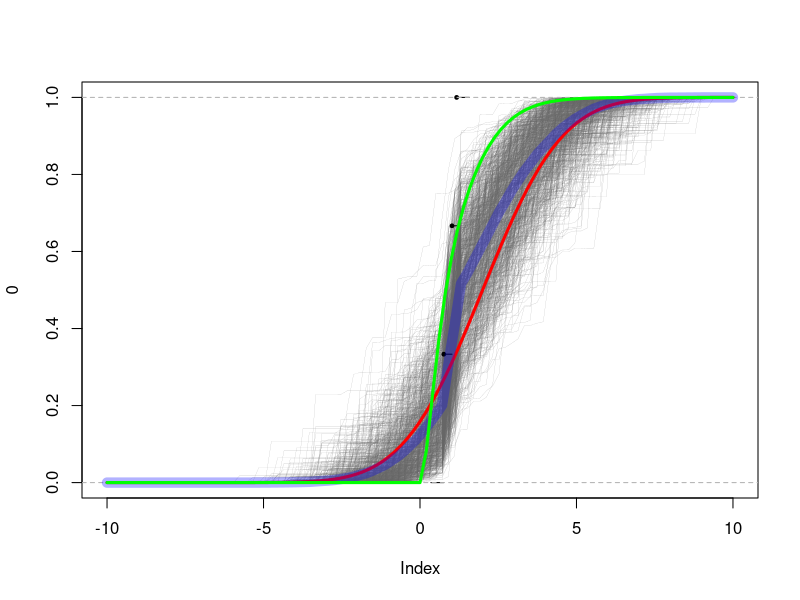

Write R code to recreate this figure.
rdir <- function(N,a) {
  k <- length(a)
  x <- matrix(rgamma(k*N, a, 1), N, k, byrow=T)
  rowsums <- x %*% rep(1,k)
  x / as.vector(rowsums)
}

# Using the dirichlet distribution from gamma's
dp <- function(N=1,pG,a,xlim=c(0,1),n=1000) {
  x <- seq(xlim[1],xlim[2],length=n)
  x <- sort(c(-1e1000,x))
  dG0 <- pG(x[-1]) - pG(x[-length(x)])
  out <- rdir(N,a*dG0)
  G <- t(apply(out,1,cumsum))
  list("G"=G, "x"= x[-1])
}

### Plotting Function
dp.post <- function(X) {
  plot(0,xlim=range(X$x),ylim=c(0,1),cex=0)
  for (i in 1:nrow(X$G)) {
    lines(X$x,X$G[i,],type="l",col=rgb(.4,.4,.4),lwd=.1)
  }
}

# Posterior Simulation ################
# y_i | G ~ G
# G ~ DP(G_0,a)
n1 <- 1
n2 <- 2
n <- n1+n2
y <- c(rgamma(n1,4,2),rgamma(n2,2,3))
pT <- function(x) (n1*pgamma(x,4,2) + n2*pgamma(x,2,3)) / n

# Gibbs
B <- 1000 # Big number for MCMC
k <- 100 # Number of obs for each DP draw, should be LARGE
alpha <- 10 # Later, put a prior. Large => More faith in prior.
pG <- function(x) pnorm(x,2,2)
pG1 <- function(x) {
  s <- sapply(x,function(w) sum(w >= y))
  (alpha * pG(x) +  s) / (alpha + n)
}
# Draw from G | y
G <- dp(N=B,pG1,a=alpha+n,xlim=c(-10,10),n=k)
EG <- apply(G$G,2,mean)

pdf("~/temp/pdf/dp_post.pdf")
  dp.post(G)
  lines(ecdf(y),cex=.5)
  curve(pG,add=T,col="red",lwd=3)
  lines(G$x,EG,col=rgb(0,0,1,.3),lwd=10)
  curve(pT,add=T,col="green",lwd=3)
dev.off()

#source("dp_posterior.R")
